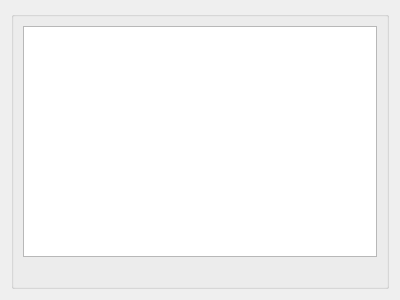
<?xml version="1.0" encoding="UTF-8"?>
<ui version="4.0">
 <class>Text_Tab</class>
 <widget class="QWidget" name="Text_Tab">
  <property name="geometry">
   <rect>
    <x>0</x>
    <y>0</y>
    <width>400</width>
    <height>300</height>
   </rect>
  </property>
  <property name="windowTitle">
   <string>Form</string>
  </property>
  <layout class="QVBoxLayout" name="verticalLayout">
   <item>
    <widget class="QGroupBox" name="text_wrap">
     <property name="title">
      <string/>
     </property>
     <layout class="QVBoxLayout" name="verticalLayout_15">
      <item>
       <widget class="QPlainTextEdit" name="text"/>
      </item>
      <item>
       <widget class="QLabel" name="status_label">
        <property name="enabled">
         <bool>true</bool>
        </property>
        <property name="text">
         <string/>
        </property>
       </widget>
      </item>
     </layout>
    </widget>
   </item>
  </layout>
 </widget>
 <resources/>
 <connections/>
</ui>
